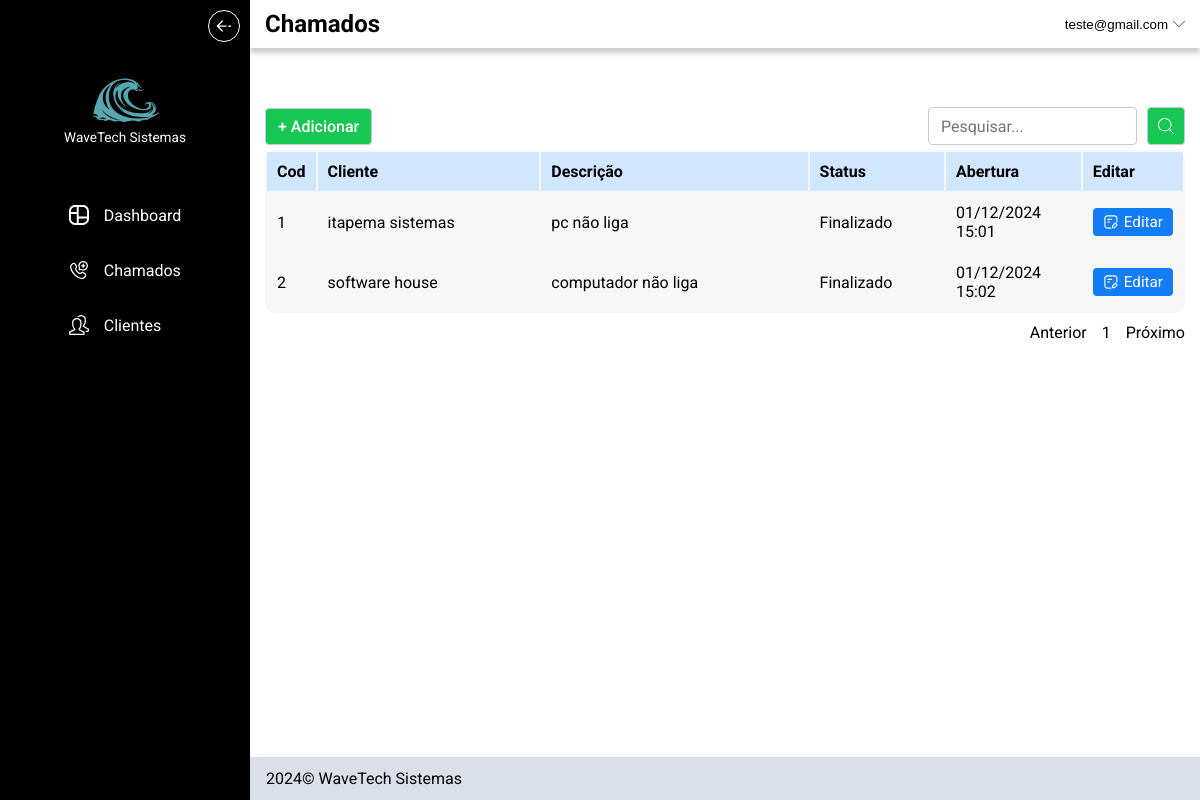
Page /chamados (signed in) on the earlier database version.
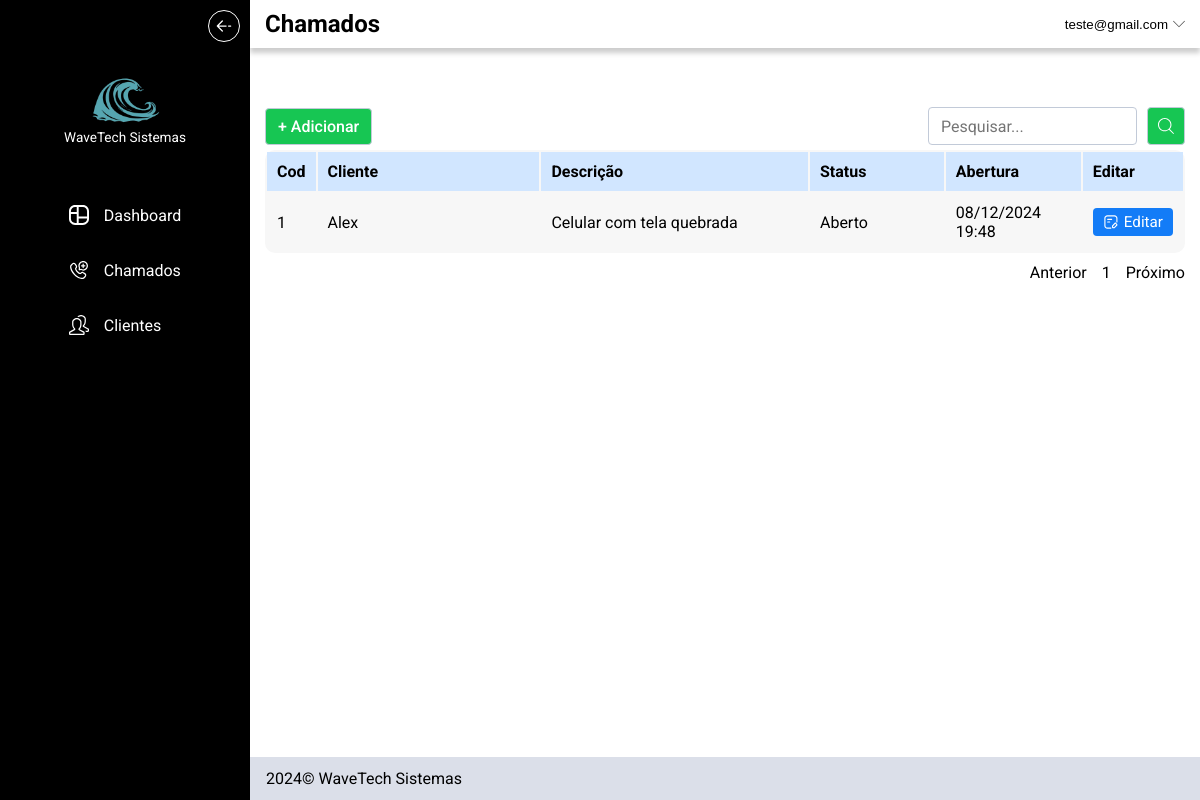
Same page on the later database version.
### tables this page shows
CREATE TABLE usuarios (
id INTEGER PRIMARY KEY,
email TEXT NOT NULL,
password TEXT NOT NULL);

CREATE TABLE chamados (
id INTEGER,
usuario_id INTEGER NOT NULL,
cliente_id INTEGER NOT NULL,
status TEXT NOT NULL,
defeitos TEXT NOT NULL,
emissao TEXT NOT NULL,
encerramento TEXT,
descricao TEXT NOT NULL,
solucao TEXT,
PRIMARY KEY (id, usuario_id),
FOREIGN KEY (usuario_id) REFERENCES usuarios (id),
FOREIGN KEY (cliente_id) REFERENCES clientes (id)
);

CREATE TABLE clientes (
               id INTEGER,
               usuario_id INTEGER,
               nome TEXT NOT NULL,
               cpf_cnpj TEXT NOT NULL,
               telefone TEXT NOT NULL,
               logradouro TEXT NOT NULL,
               bairro TEXT NOT NULL,
               numero INTEGER,
               complemento TEXT,
               cidade TEXT NOT NULL,
               uf TEXT NOT NULL,
               cep TEXT,
	       PRIMARY KEY (id,usuario_id),
               FOREIGN KEY (usuario_id) REFERENCES usuarios (id)
               );

### app.py (the view, shortened to what this page needs)
@app.route("/chamados")
@login_required
def chamados():
    db = opendb()
    cursor = db.cursor()
    pesquisa = request.args.get("pesquisa")
    page = request.args.get("pagina", 1, type=int)
    per_page = 8
    offset = (page - 1) * per_page
    if not pesquisa:
        cursor.execute("SELECT COUNT(*) as total FROM chamados WHERE usuario_id = ?", (session["user_id"],))
        total_query = cursor.fetchone()
        total_pages = total_query["total"]
        cursor.execute("SELECT chamados.id, clientes.nome, descricao, status, emissao FROM chamados JOIN clientes ON chamados.cliente_id = clientes.id WHERE chamados.usuario_id = ? LIMIT ? OFFSET ?", (session["user_id"], per_page, offset))
    chamados = cursor.fetchall()
    total_pages = math.ceil((total_pages / per_page))
    if total_pages < 1:
        total_pages = 1
    closedb(db, cursor)
    return render_template("chamados.html", chamados=chamados, page=page, total_pages=total_pages, pesquisa=pesquisa)

### app.py (called while the page is built)
def login_required(f):
    @wraps(f)
    def decorated_function(*args, **kwargs):
        if session.get("user_id") is None:
            return redirect("/login")
        return f(*args, **kwargs)
    return decorated_function

def opendb():
    connection = sqlite3.connect("sistema_chamados.db")
    connection.row_factory = sqlite3.Row
    return connection

def closedb(connection, cursor):
    cursor.close()
    connection.close()

@app.context_processor
def inject_user_email():
    db = opendb()
    cursor = db.cursor()
    user_id = session.get("user_id")
    if user_id:
        cursor.execute("SELECT email FROM usuarios WHERE id = ?", (user_id,))
        user_email = cursor.fetchone()
        return {
            "user_email" : user_email["email"]
        }
    return {}

### templates/chamados.html
{% extends "layout.html" %}
{% block class_header %}
  padrao
{% endblock %}
{% block title_header %}
    Chamados
{% endblock %}
{% block header %}
    <div class="pesquisar_container">
        <div class="campo_pesquisa">
            <div>
                <a class="btn_adicionar btn_verde" href="/cadastrar_chamados">+ Adicionar</a>
            </div>
            <div>
                <form action="/chamados" method="get" class="formulario_pesquisar">
                    <input type="search" autocomplete="off" id="pesquisar_chamado" name="pesquisa" placeholder="Pesquisar...">
                    <button class="btn_verde"><img src="../static/img/icon/pesquisar.svg"></button>
                </form>
            </div>
        </div>
    </div>
{% endblock %}
{% block principal %}
    <div class="tabela_content">
        <table class="tabela">
            <thead>
                <tr >
                    <th style="width: 5%;">Cod</th>
                    <th style="width: 25%;">Cliente</th>
                    <th style="width: 30%">Descrição</th>
                    <th style="width: 15%;">Status</th>
                    <th style="width: 15%;">Abertura</th>
                    <th style="width: 10%;">Editar</th>
                </tr>
            </thead>
            <tbody>
                {% if chamados|length == 0 %}
                    <tr>
                        <td class="full_row" colspan="6">Nenhum chamado encontrado</td>
                    </tr>
                {% else %}
                    {% for chamado in chamados %}
                        <tr>
                            <td>{{ chamado["id"] }}</td>
                            <td>{{ chamado["nome"] }}</td>
                            <td>{{ chamado["descricao"] }}</td>
                            <td>{{ chamado["status"] | capitalize }}</td>
                            <td>{{ chamado["emissao"] }}</td>
                            <td class="btn_editar"><a href="/editar_chamado?chamado={{ chamado['id'] }}"><img src="../static/img/icon/editar.svg">Editar</a></td>
                        </tr>
                    {% endfor %}
                {% endif %}
            </tbody>
        </table>
        <div class="nav_tabela_content">
            <ul class="nav_tabela">
                <li><a href="{% if pesquisa %}/chamados?pesquisa={{pesquisa}}&pagina={% else %}/chamados?pagina={% endif %}{% if page > 1 %}{{ page - 1 }}{% else %}{{ page }}{% endif %}" class="anterior">Anterior</a></li>
                {% for page in range(total_pages) %}
                    <li><a href="{% if pesquisa %}/chamados?pesquisa={{pesquisa}}&pagina={% else %}/chamados?pagina={% endif %}{{ page + 1 }}">{{ page + 1 }}</a></li>
                {% endfor %}
                <li><a href="{% if pesquisa %}/chamados?pesquisa={{pesquisa}}&pagina={% else %}/chamados?pagina={% endif %}{% if (page + 1) == total_pages %}{{ page + 1 }}{% else %}{{total_pages}}{% endif %}" class="proximo">Próximo</a></li>
            </ul>
        </div>
    </div>
{% endblock %}

### templates/layout.html (shortened to what this page needs)
<!DOCTYPE html>
<html lang="pt-br">
<head>
    <link rel="stylesheet" href="../static/css/style.css">
</head>
<body>
    <div class="dashboard_container">
        <header class="cabecalho">
            <div class="logo_container">
                <div class="ocultar_header_container">
                    <button class="btn_ocultar_header" id="btn_ocultar"></button>
                </div>
                <div class="logo">
                    <img src="../static/img/logotipo.png">
                    <span>WaveTech Sistemas</span>
                </div>
            </div>
            <nav class="navegacao_principal">
                <ul class="nav_links">
                    <li>
                        <a href="/">
                            <img src="../static/img/icon/dashboard-cropped.svg" width="20px" height="20px">
                            <span>Dashboard</span>
                        </a>
                    </li>
                    <li>
                        <a href="/chamados">
                            <img src="../static/img/icon/chamado.svg" width="20px" height="20px">
                            <span>Chamados</span>
                        </a>
                    </li>
                    <li>
                        <a href="/clientes">
                            <img src="../static/img/icon/clientes.svg" width="20px" height="20px">
                            <span>Clientes</span>
                        </a>
                    </li>
                </ul>
            </nav>
        </header>
        <main>
            <section class="conteudo_header">
                <div class="header_informacoes_container">
                    <div class="header_informacoes {% block class_header %}{% endblock %}">
                        <h1>{% block title_header %}{% endblock %}</h1>
                        <div class="logout_container">
                            <button class="btn_logout" aria-expanded="false" aria-controls="logout">{{ user_email }}<img src="../static/img/icon/seta_abrir.svg"></button>
                        </div>
                    </div>
                </div>
                {% block header %}
                {% endblock %}
            </section>
            <section class="conteudo_principal">
                {% block principal %}
                {% endblock %}
            </section>
        </main>
        <footer class="footer">
            <p>2024© WaveTech Sistemas</p>
        </footer>
    </div>
</body>
</html>

### static/css/estilo.css (style rules this page uses)
body { margin: 0px; font-family: "Roboto"; }
img { display: block; max-width: 100%; }
label, input { display: block; }
button { background: none; border: none; padding: 0; cursor: pointer; }
h1, h2, h3, h4, p, ul { margin: 0px; }
a { text-decoration: none; color: inherit; display: inline-block; }
ul { padding: 0; list-style: none; }

### static/css/cores.css (style rules this page uses)
:root { --azul: #137cf7; --azul-hover:#0a5dd1; --azulClaro: #D1E6FF; --azulClaroFocus: #99c6fd; --branco: #ffffff; --preto: #000000; --cinzaFooter : #DBDFE9; --verde: #17C653; --verde-escuro: #139f44; --amarelo: #F6C000; --vermelho: #F8285A; --cinzaBorda: #c2cad8; --vermelhoBorda: #f6a19b; }

### static/css/dashboard.css (style rules this page uses)
.conteudo_principal { padding: 0 15px; }
.conteudo_header { display: grid; grid-template-rows: auto 1fr; height: 150px; width: 100%; }
.dashboard_container { display: grid; grid-template-columns: auto 1fr; grid-template-rows: 1fr auto; min-height: 100vh; }
.footer { background: var(--cinzaFooter); height: max-content; padding: 12px 16px; }
.header_informacoes { display: flex; justify-content: space-between; align-items: center; margin: 0 auto; padding: 10px 15px; }
.header_informacoes_container { box-shadow: 0 5px 5px rgba(0, 0, 0, 0.2); }

### static/css/chamados.css (style rules this page uses)
.tabela_content { max-width: 1100px; margin: 0 auto; }
.tabela { width: 100%; background: #F7F7F7; text-align: left; border-radius: 10px; margin-bottom: 10px; }
.tabela thead { background: var(--azulClaro); }
.tabela td, .tabela th { padding: 10px; }
.btn_editar a { display: flex; gap: 5px; font-size: .95rem; width: max-content; background: var(--azul); color: var(--branco); padding: 5px 10px; border-radius: 4px; transition: .3s; }
.pesquisar_container { width: 100%; align-content: end; margin-bottom: 5px; }
.campo_pesquisa { display: flex; justify-content: space-between; max-width: 1100px; margin-bottom: 10px; align-items: end; margin: 0 auto; padding: 0 15px; }
.formulario_pesquisar { display: flex; gap: 10px; }
.campo_pesquisa input { font-family: "Roboto"; font-size: 1rem; padding: 5px 12px; border-radius: 4px; border: 1px solid var(--cinzaBorda); }
.campo_pesquisa input { outline:none }
.campo_pesquisa button { background: var(--verde); padding: 10px; border-radius: 4px; border: 1px solid var(--cinzaBorda); }
.padrao { max-width: 1100px; }
.btn_adicionar { font-weight: 500; color: var(--branco); display: inline-block; background: var(--verde); padding: 8px 12px; border-radius: 4px; border: 1px solid var(--cinzaBorda); }
.btn_verde { transition: .3s; }
.nav_tabela_content { display: flex; justify-content: end; }
.nav_tabela { display: flex; gap: 15px; }

### static/css/logout-header.css (style rules this page uses)
.logout_container { position: relative; }
.btn_logout { display: flex; align-items: center; gap: 5px; }
.btn_logout img { transition: .2s; }

### static/css/nav_lateral.css (style rules this page uses)
.cabecalho { width: 250px; height: 100%; background-color: var(--preto); grid-row: span 2; transition: .3s; }
.navegacao_principal { color: var(--branco); margin: 0 auto; }
.logo_container { display: grid; height: 150px; padding: 10px 10px 5px 10px; box-sizing: border-box; }
.nav_links { display: flex; flex-direction: column; gap: 25px; width: max-content; margin: 50px auto; }
.nav_links li span { transition: .3s; }
.nav_links li a { display: flex; gap: 15px; padding: 5px 12px; align-items: center; }
.nav_links li { width: max-content; }
.btn_ocultar_header { height: max-content; }
.btn_ocultar_header::before { content: ''; display: block; background-image: url(../img/icon/arrow.svg); background-repeat: no-repeat; background-position: center; width: 20px; height: 20px; border: 1px solid var(--branco); padding: 5px; border-radius: 50%; transition: .3s; }
.ocultar_header_container { height: max-content; display: flex; justify-content: end; }
.logo { justify-items: center; align-self: end; }
.logo img { max-width: 70px; margin-bottom: 3px; transition: .3s; }
.logo span { color: var(--branco); display: block; font-size: .85rem; transition: .3s; }

Differences in the rows shown:
removed chamados: id "2", nome "software house", descricao "computador não liga", status "Finalizado", emissao "01/12/2024 15:02"
changed chamados: nome "itapema sistemas" → "Alex"; descricao "pc não liga" → "Celular com tela quebrada"; status "Finalizado" → "Aberto"; emissao "01/12/2024 15:01" → "08/12/2024 19:48"
